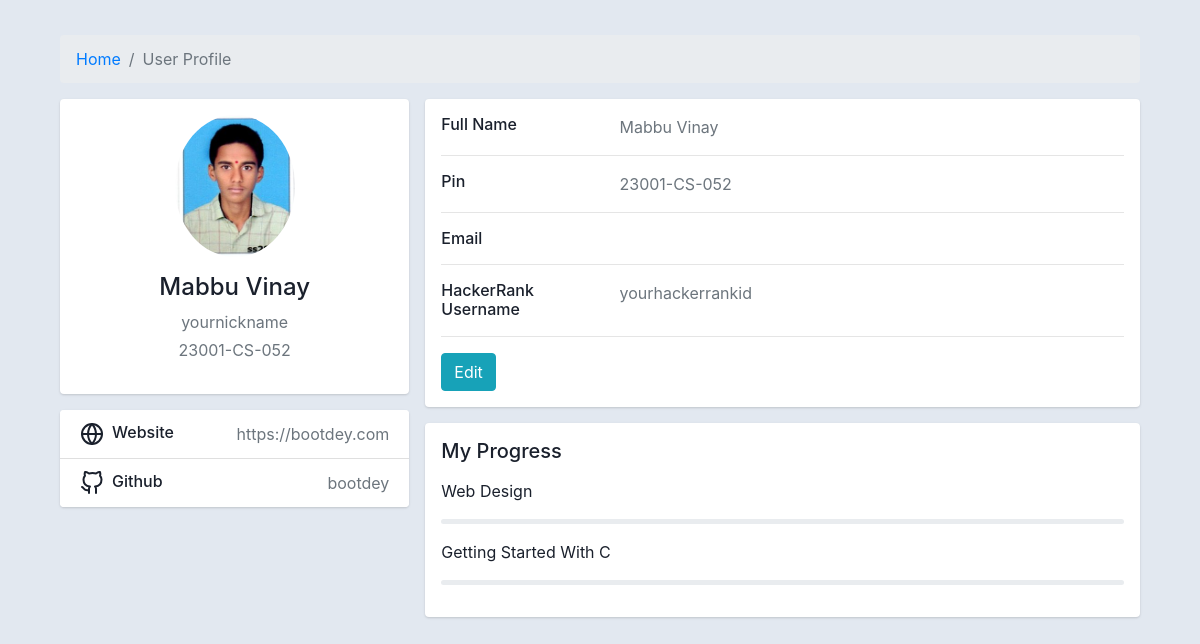
Page /profile/ (signed in) on the committed database.
### profilepage/models.py (models this page shows, shortened)
class Profile(models.Model):
    user = models.OneToOneField(User, on_delete=models.CASCADE)
    nickname = models.CharField(max_length=30,default='yournickname')
    hackerrank_id = models.CharField(max_length=20,default='yourhackerrankid')
    c1progress = models.FloatField(default='0')
    c2progress = models.FloatField(default='0')
    name = models.CharField(max_length=50)
    imguploadlimit = models.PositiveSmallIntegerField(default='10')
    image = models.ImageField(upload_to='profile_images/', default='profile_images/default.jpg')

### profilepage/views.py (the view)
# urls.py: path('profile/',include('profilepage.urls')),
@login_required
def profile(request):
    user_profile = Profile.objects.filter(user=request.user).first()
    if user_profile is None:
        return redirect('home')
    else:
        context = {'user_profile': user_profile}
        return render(request, 'profile/userprofile.html', context)

### templates/profile/userprofile.html (shortened to what this page needs)
<!DOCTYPE html>
<html lang="en">
<head>
    <link href="https://cdn.jsdelivr.net/npm/bootstrap@4.4.1/dist/css/bootstrap.min.css" rel="stylesheet">
</head>
<body>
    <div class="container">
        <div class="main-body">
            <nav aria-label="breadcrumb" class="main-breadcrumb">
                <ol class="breadcrumb">
                    <li class="breadcrumb-item"><a href="{% url 'home'%}">Home</a></li>
                    <li class="breadcrumb-item active" aria-current="page">User Profile</li>
                </ol>
            </nav>
            <div class="row gutters-sm">
                <div class="col-md-4 mb-3">
                    <div class="card">
                        <div class="card-body">
                            <div class="d-flex flex-column align-items-center text-center">
                                <img src="{{ user_profile.image.url }}" alt="UserProfile"
                                    class="rounded-circle" width="120">
                                <div class="mt-3">
                                    <h4>{{ user_profile.name }}</h4>
                                    <p class="text-secondary mb-1">{{ user_profile.nickname }}</p>
                                    <p class="text-muted font-size-sm">{{ user_profile.user.username }}</p>
                                </div>
                            </div>
                        </div>
                    </div>
                    <div class="card mt-3">
                        <ul class="list-group list-group-flush">
                            <li class="list-group-item d-flex justify-content-between align-items-center flex-wrap">
                                <h6 class="mb-0">Website</h6>
                                <span class="text-secondary">https://bootdey.com</span>
                            </li>
                            <li class="list-group-item d-flex justify-content-between align-items-center flex-wrap">
                                <h6 class="mb-0">Github</h6>
                                <span class="text-secondary">bootdey</span>
                            </li>
                        </ul>
                    </div>
                </div>
                <div class="col-md-8">
                    <div class="card mb-3">
                        <div class="card-body">
                            <div class="row">
                                <div class="col-sm-3">
                                    <h6 class="mb-0">Full Name</h6>
                                </div>
                                <div class="col-sm-9 text-secondary">
                                    {{ user_profile.name }}
                                </div>
                            </div>
                            <hr>
                            <div class="row">
                                <div class="col-sm-3">
                                    <h6 class="mb-0">Pin</h6>
                                </div>
                                <div class="col-sm-9 text-secondary">
                                 {{ user_profile.user.username }}
                                </div>
                            </div>
                            <hr>
                            <div class="row">
                                <div class="col-sm-3">
                                    <h6 class="mb-0">Email</h6>
                                </div>
                                <div class="col-sm-9 text-secondary">
                                </div>
                            </div>
                            <hr>
                            <div class="row">
                                <div class="col-sm-3">
                                    <h6 class="mb-0">HackerRank Username</h6>
                                </div>
                                <div class="col-sm-9 text-secondary">
                                    {{ user_profile.hackerrank_id }}
                                </div>
                            </div>
                            <hr>
                            <div class="row">
                                <div class="col-sm-12">
                                    <a class="btn btn-info " target="__blank"
                                        href="editprofile/">Edit</a>
                                </div>
                            </div>
                        </div>
                    </div>
                    <div class="row gutters-sm">
                        <div class="col">
                            <div class="card h-100">
                                <div class="card-body">
                                    <h5 class="d-flex align-items-center mb-3">My Progress</h5>
                                     <p>Web Design</p>
                                    <div class="progress mb-3" style="height: 5px">
                                    </div>
                                    <p>Getting Started With C</p>
                                    <div class="progress mb-3" style="height: 5px">
                                    </div>
                                    </div>
                                </div>
                            </div>
                        </div>
                    </div>
                </div>
            </div>
        </div>
</body>
</html>

### templates/profile/userprofile.html (style rules this page uses)
body { margin-top: 20px; color: #1a202c; text-align: left; background-color: #e2e8f0; }
.main-body { padding: 15px; }
.card { box-shadow: 0 1px 3px 0 rgba(0, 0, 0, .1), 0 1px 2px 0 rgba(0, 0, 0, .06); }
.card { position: relative; display: flex; flex-direction: column; min-width: 0; word-wrap: break-word; background-color: #fff; background-clip: border-box; border: 0 solid rgba(0, 0, 0, .125); border-radius: .25rem; }
.card-body { flex: 1 1 auto; min-height: 1px; padding: 1rem; }
.gutters-sm { margin-right: -8px; margin-left: -8px; }
.gutters-sm>.col, .gutters-sm>[class*=col-] { padding-right: 8px; padding-left: 8px; }
.mb-3, .my-3 { margin-bottom: 1rem !important; }
.h-100 { height: 100% !important; }

### rows in the picture
Profile: image (picture), name "Mabbu Vinay", nickname "yournickname", user.username "23001-CS-052", hackerrank_id "yourhackerrankid"
